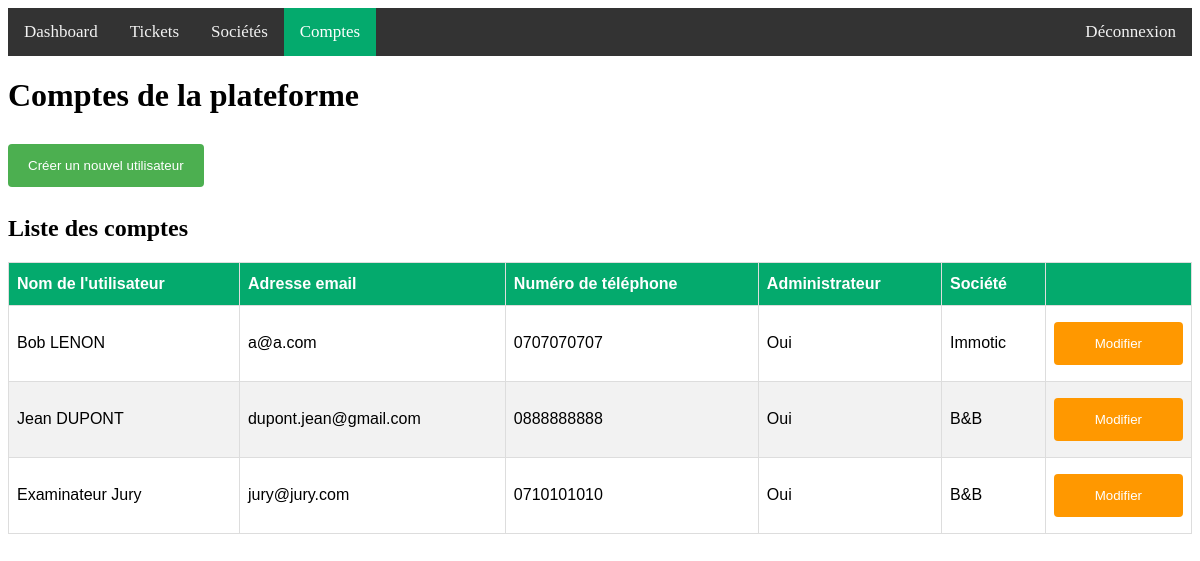
Page /accounts (signed in) on the committed database.
### tables this page shows
CREATE TABLE IF NOT EXISTS `users` (
  `user_id` int(10) NOT NULL AUTO_INCREMENT,
  `user_firstname` varchar(100) NOT NULL,
  `user_lastname` varchar(100) NOT NULL,
  `user_email` varchar(100) NOT NULL,
  `user_phone_number` varchar(20) DEFAULT NULL,
  `user_password` varchar(100) NOT NULL,
  `user_isAdmin` int(5) NOT NULL,
  `user_society` int(10) NOT NULL,
  PRIMARY KEY (`user_id`)
);

CREATE TABLE IF NOT EXISTS `tenants` (
  `tenant_id` int(10) NOT NULL AUTO_INCREMENT,
  `tenant_name` varchar(100) NOT NULL,
  PRIMARY KEY (`tenant_id`)
);

### controllers/c_accountsList.php (called while the page is built, shortened)
<?php
if (DIRECTORY_SEPARATOR === '/') {
    $path = dirname(dirname(__FILE__)) . "/models/m_accountsList.php";
} else {
    $path = dirname(dirname(__FILE__)) . "\\models\\m_accountsList.php";
}
$allUsersInformations = getAllUser();
if (DIRECTORY_SEPARATOR === '/') {
    $path = dirname(dirname(__FILE__)) . "/views/v_accountsList.php";
} else {
    $path = dirname(dirname(__FILE__)) . "\\views\\v_accountsList.php";
}
require_once($path);

### models/m_accountsList.php (called while the page is built, shortened)
<?php
function getAllUser(){
    $conn = pdoConnexion();
    try {
        $stmt = $conn->prepare("SELECT user_id,user_firstname,user_lastname,user_email,user_phone_number,user_password,user_isAdmin,user_society,t.tenant_name AS tenant FROM users AS u INNER JOIN tenants AS t ON t.tenant_id = u.user_society;");
        $stmt->execute();
        $data = $stmt->fetchAll(PDO::FETCH_ASSOC);
        return $data;
    }catch(PDOException $e){
        $conn->rollback();
        $errorToDisplay = "Error " . $e->getMessage();
        return false;
    };
}

### views/v_accountsList.php (the view, shortened to what this page needs)
<h1>Comptes de la plateforme</h1>
<a href="account_creation"><button type="button" class="btnGeneral2 successButton">Créer un nouvel utilisateur</button></a>
<h2>Liste des comptes</h2>
<div class="responsiveTable">
    <table class="table">
        <thead>
            <tr>
                <th>Nom de l'utilisateur</th>
                <th>Adresse email</th>
                <th>Numéro de téléphone</th>
                <th>Administrateur</th>
                <th>Société</th>
                <th></th>
            </tr>
        </thead>
        <tbody>
            <?php foreach ($allUsersInformations as $user) {
                echo "<tr>";
                echo "<td>" . $user['user_firstname'] . ' ' . $user['user_lastname'] . "</td>";
                echo "<td>" . $user['user_email'] . "</td>";
                echo "<td>" . $user['user_phone_number'] . "</td>";
                echo "<td>";
                if ($user['user_isAdmin'] === 1) {
                    echo "Oui";
                } else {
                    echo "Non";
                }
                echo "</td>";
                echo "<td>" . $user['tenant'] . "</td>";
                echo '<td><form action="account_modification" method="post"><input type="hidden" name="id" value="' . $user['user_id'] . '"><button class="btnGeneral warningButton" type="submit">Modifier</button></form></td>';
                echo "</tr>";
            } ?>
        </tbody>
    </table>
</div>

### public/css/generalStyle.css (style rules this page uses)
.btnGeneral { width: 100%; color: white; padding: 14px 20px; margin: 8px 0; border: none; border-radius: 4px; cursor: pointer; }
.btnGeneral2 { color: white; padding: 14px 20px; margin: 8px 0; border: none; border-radius: 4px; cursor: pointer; }
.successButton { background-color: #4CAF50; }
.warningButton { background-color: #ff9800; }
.table { font-family: Arial, Helvetica, sans-serif; border-collapse: collapse; width: 100%; }
.table td, .table th { border: 1px solid #ddd; padding: 8px; }
.table tr:nth-child(even) { background-color: #f2f2f2; }
.table th { padding-top: 12px; padding-bottom: 12px; text-align: left; background-color: #04AA6D; color: white; }
.responsiveTable { overflow-x:auto; }

### rows in the picture
users: user_firstname "Bob", user_lastname "LENON", user_email "a@a.com", user_phone_number "0707070707", user_isAdmin "Oui", tenants.tenant_name "Immotic"
users: user_firstname "Jean", user_lastname "DUPONT", user_email "dupont.jean@gmail.com", user_phone_number "0888888888", user_isAdmin "Oui", tenants.tenant_name "B&B"
users: user_firstname "Examinateur", user_lastname "Jury", user_email "jury@jury.com", user_phone_number "0710101010", user_isAdmin "Oui", tenants.tenant_name "B&B"
